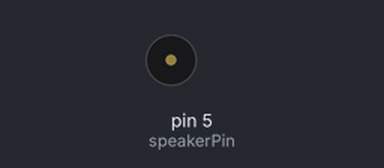
Bench run of a sketch on a simulated Arduino Uno, built with avr-gcc and run on an emulated ATmega328P. Parts: buzzer (waves = sounding).

Above: at 0.7 s.
Timing chart, 0 to 9.5 s (numbered marks = the images above):
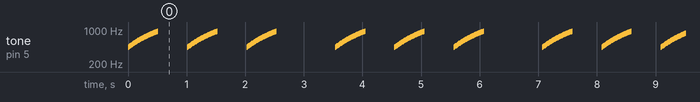

Measured:
- by itself, tone on pin 5 (speakerPin): plays 440 Hz for 0.01 s, 450 Hz for 0.01 s, 460 Hz for 0.01 s, 470 Hz for 0.01 s, 480 Hz for 0.01 s, 490 Hz for 0.01 s … (3995 notes in this stretch)

The sketch:

sketch08_02_func_337_2.ino
```cpp
/* 音色を変えた三三七拍子 */

const int speakerPin = 5;

void setup() {
}

void loop() {
  beat2(3);
  beat2(3);
  beat2(7);
}

void beat2(int n) {
  int i;

  for (i = 1; i <= n; i++) {
    tone2(speakerPin, 440, 500);
    delay(500);
  }
  delay(500);
}

void tone2(int pin, int hz, int time) {
  int i;

  for (i = 0; i <= time; i += 10) {
    tone(pin, hz + i, 10);
    delay(10);
  }
}
```
